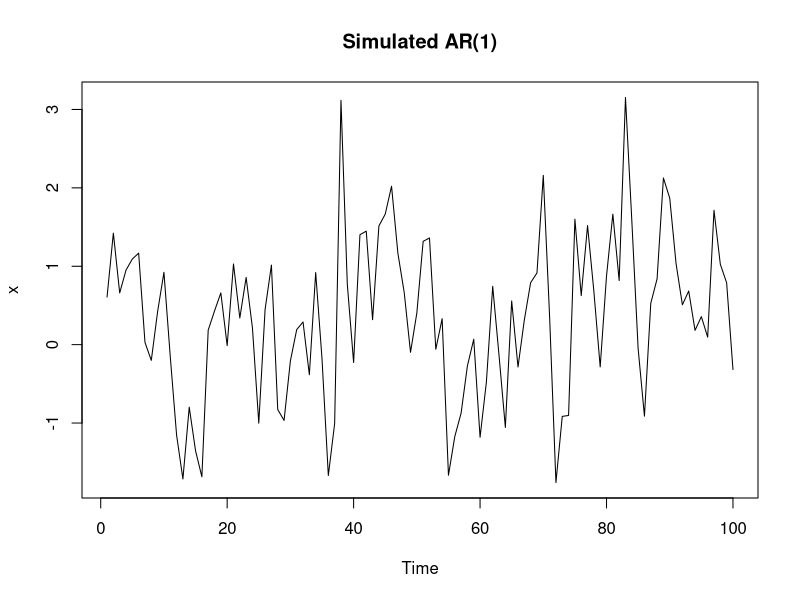
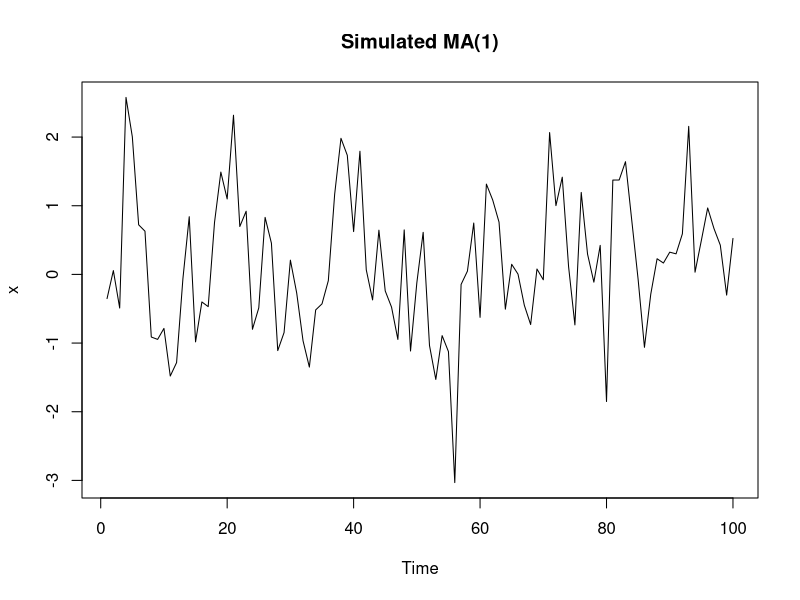

Recreate these plots in R, in order.
## ---- chunk 1
knitr::opts_chunk$set(fig.align = 'center', out.width = '95%')
## ---- chunk 2
x <- arima.sim(model = list(ar = 0.42), n = 100, sd = 1)
plot(x, main = 'Simulated AR(1)')
## ---- chunk 3
x <- arima.sim(model = list(ma = 0.42), n = 100, sd = 1)
plot(x, main = 'Simulated MA(1)')
